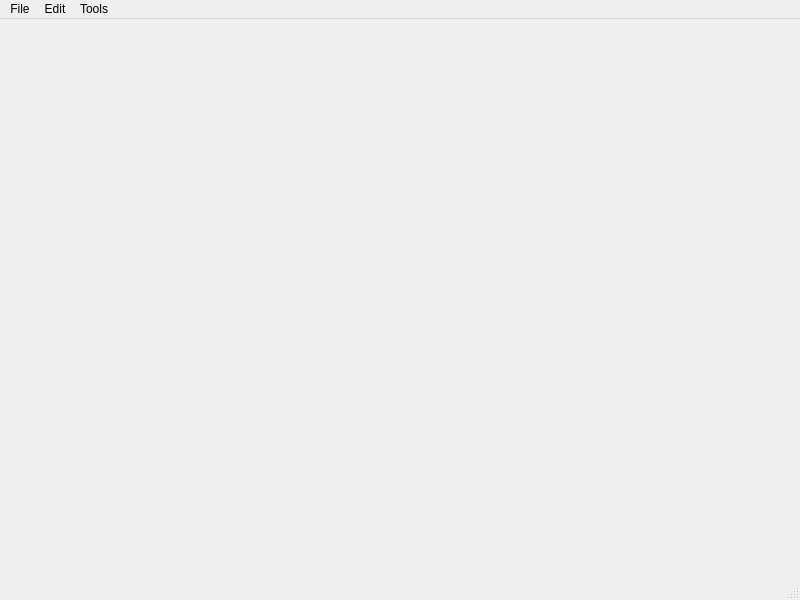
<?xml version="1.0" encoding="UTF-8"?>
<ui version="4.0">
 <class>MainWindow</class>
 <widget class="QMainWindow" name="MainWindow">
  <property name="geometry">
   <rect>
    <x>0</x>
    <y>0</y>
    <width>800</width>
    <height>600</height>
   </rect>
  </property>
  <property name="windowTitle">
   <string>MainWindow</string>
  </property>
  <widget class="QWidget" name="centralwidget">
   <layout class="QGridLayout" name="gridLayout"/>
  </widget>
  <widget class="QMenuBar" name="menubar">
   <property name="geometry">
    <rect>
     <x>0</x>
     <y>0</y>
     <width>800</width>
     <height>22</height>
    </rect>
   </property>
   <widget class="QMenu" name="menuFile">
    <property name="title">
     <string>File</string>
    </property>
    <addaction name="actionNew"/>
    <addaction name="actionOpen"/>
    <addaction name="actionSave"/>
   </widget>
   <widget class="QMenu" name="menuEdit">
    <property name="title">
     <string>Edit</string>
    </property>
    <addaction name="actionUndo"/>
    <addaction name="actionRedo"/>
   </widget>
   <widget class="QMenu" name="menuTools">
    <property name="title">
     <string>Tools</string>
    </property>
    <addaction name="newAchivementAction"/>
    <addaction name="newActionItemAction"/>
   </widget>
   <addaction name="menuFile"/>
   <addaction name="menuEdit"/>
   <addaction name="menuTools"/>
  </widget>
  <widget class="QStatusBar" name="statusbar"/>
  <action name="actionOpen">
   <property name="text">
    <string>Open</string>
   </property>
  </action>
  <action name="actionSave">
   <property name="text">
    <string>Save</string>
   </property>
  </action>
  <action name="actionNew">
   <property name="text">
    <string>New</string>
   </property>
  </action>
  <action name="actionUndo">
   <property name="text">
    <string>Undo</string>
   </property>
  </action>
  <action name="actionRedo">
   <property name="text">
    <string>Redo</string>
   </property>
  </action>
  <action name="newAchivementAction">
   <property name="text">
    <string>New Achivement</string>
   </property>
   <property name="shortcut">
    <string>A</string>
   </property>
  </action>
  <action name="newActionItemAction">
   <property name="text">
    <string>New Action Item</string>
   </property>
   <property name="shortcut">
    <string>Ctrl+A</string>
   </property>
  </action>
 </widget>
 <resources/>
 <connections/>
</ui>
